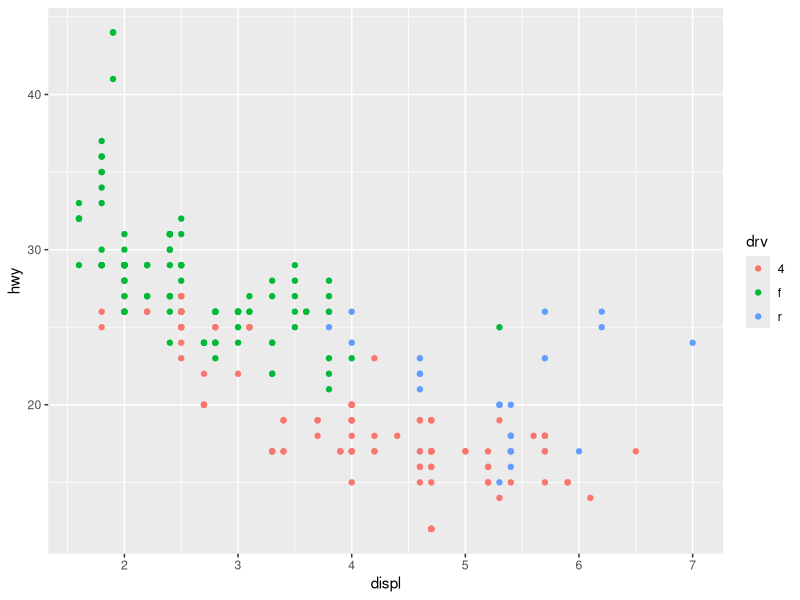
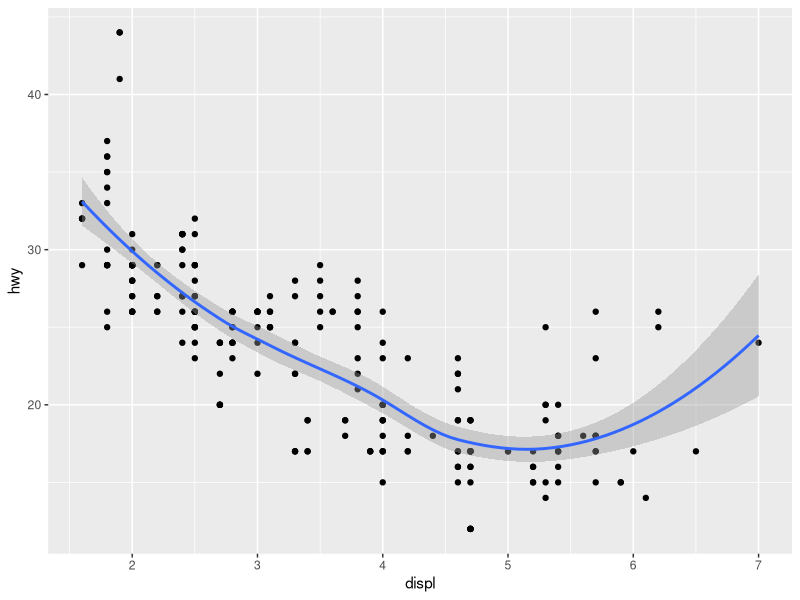
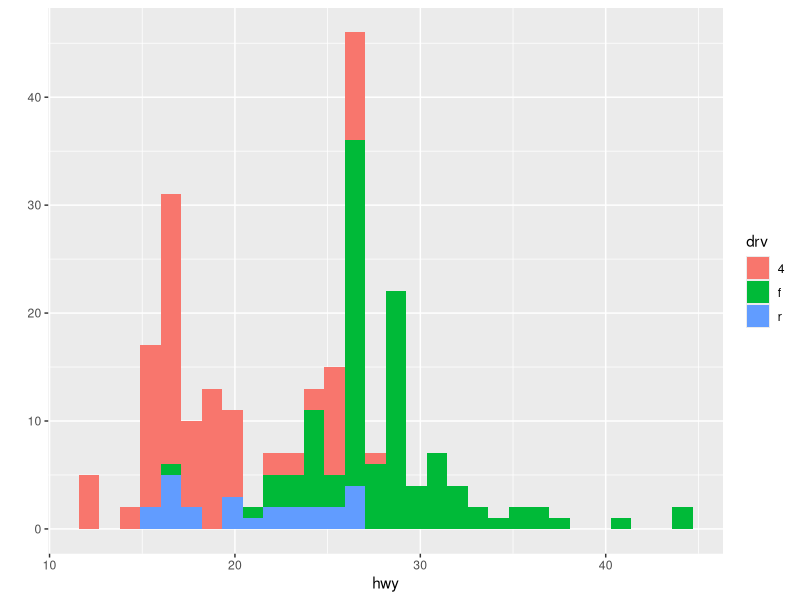
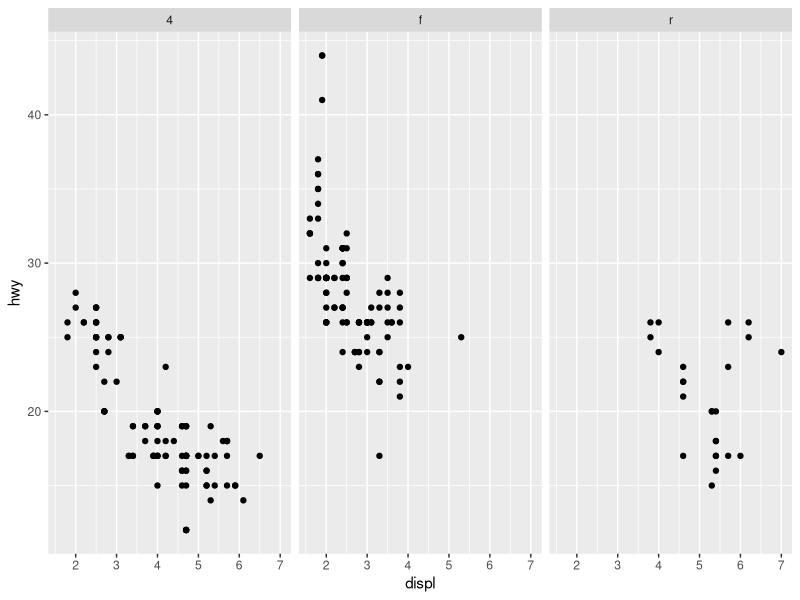
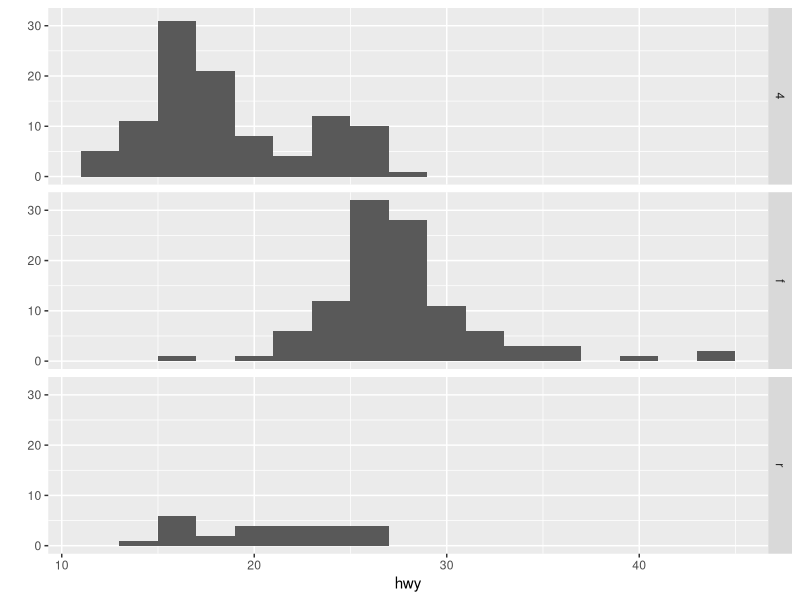

R code for these plots, in order:
library(ggplot2)

# GRaph with color code
a <- qplot(displ, hwy, data=mpg, color=drv)
# Adding a statistic
b <- qplot(displ, hwy, data=mpg, geom=c("point", "smooth"))
# Histogram
c <- qplot(hwy, data=mpg, fill=drv)
# Facets
d <- qplot(displ, hwy, data=mpg, facets=.~drv)
e <- qplot(hwy, data=mpg, facets=drv~., binwidth=2)
